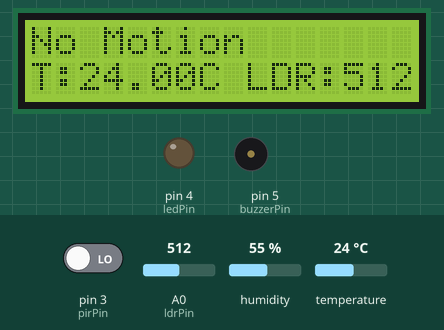
A sketch run on a simulated Arduino Uno, built with avr-gcc and run on an emulated ATmega328P. Parts: 16×2 character LCD, output pins drawn as LEDs (lit = HIGH), buzzer (waves = sounding, pin HIGH). The test bench sets the inputs (shaded band); at power-on: pin 3 (pirPin) LOW, A0 (ldrPin) = 512, temperature 24 °C, humidity 55 %. What the sketch prints to the serial monitor is not drawn.

Above: at 3.2 s.
3.3 s: pin 3 (pirPin) driven HIGH
At 5.3 s:
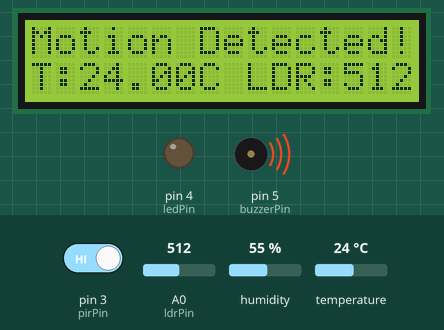
5.6 s: A0 (ldrPin) set to 483
At 7.2 s:
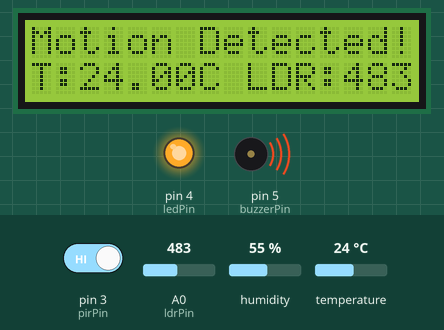
7.7 s: pin 3 (pirPin) driven LOW
At 9.0 s:
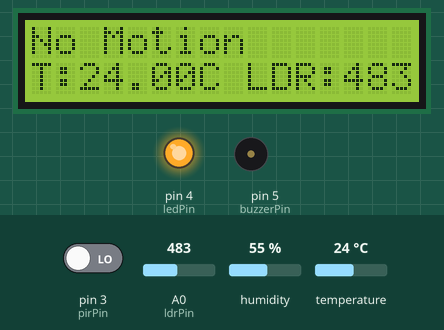
9.8 s: temperature set to 12 °C
At 11.6 s:
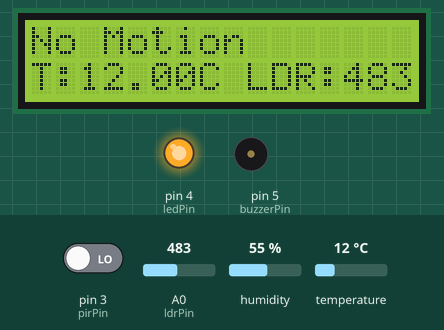
11.9 s: temperature set to 19 °C
At 13.1 s:
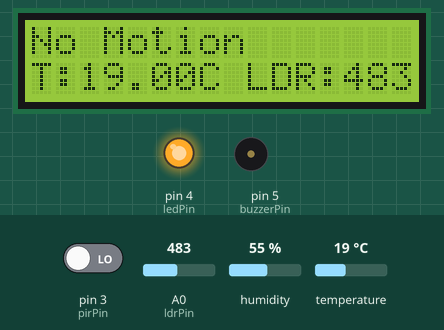
13.9 s: A0 (ldrPin) set to 510
At 15.8 s:
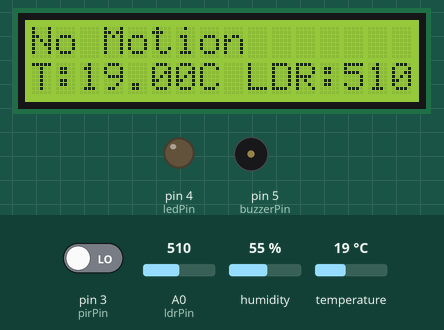
Timing chart, 0 to 17.3 s (numbered marks = the images above; inputs shaded):
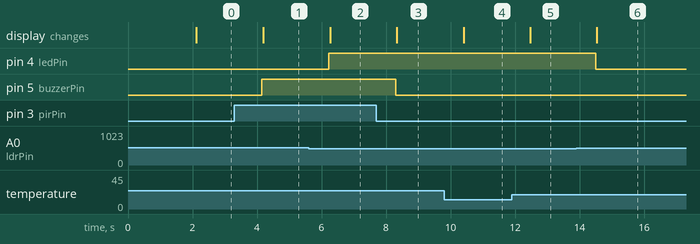

Measured:
- the behaviour switches between 500 and 499 on A0 (ldrPin) (found by bisection; images 1 and 2)
- after the input at 3.3 s, pin 5 (buzzerPin): LOW → HIGH after 0.85 s; the display: changes after 0.89 s (image 1)
- after the input at 5.6 s, pin 4 (ledPin): LOW → HIGH after 0.63 s; the display: changes after 0.67 s (image 2)
- after the input at 7.7 s, pin 5 (buzzerPin): HIGH → LOW after 0.61 s; the display: changes after 0.64 s (image 3)
- after the input at 9.8 s, the display: changes after 0.60 s (image 4)
- after the input at 11.9 s, the display: changes after 0.57 s (image 5)
- after the input at 13.9 s, pin 4 (ledPin): HIGH → LOW after 0.60 s; the display: changes after 0.63 s (image 6)

The sketch:

smart_home.ino
```cpp
#include <DHT.h>
#include <Wire.h>
#include <LiquidCrystal_I2C.h>

#define DHTPIN 2
#define DHTTYPE DHT22

const int pirPin = 3;
const int ledPin = 4;
const int buzzerPin = 5;
const int ldrPin = A0;

DHT dht(DHTPIN, DHTTYPE);

// Initialize LCD (address 0x27, 16 columns x 2 rows)
LiquidCrystal_I2C lcd(0x27, 16, 2);

void setup() {
  Serial.begin(9600);
  pinMode(pirPin, INPUT);
  pinMode(ledPin, OUTPUT);
  pinMode(buzzerPin, OUTPUT);

  dht.begin();
  lcd.init();             // Initialize the LCD
  lcd.backlight();        // Turn on backlight
  lcd.clear();
  lcd.setCursor(0, 0);
  lcd.print("Smart Home Init");
  delay(2000);
  lcd.clear();
}

void loop() {
  float temp = dht.readTemperature();
  float hum = dht.readHumidity();
  int ldrValue = analogRead(ldrPin);
  bool motion = digitalRead(pirPin);

  // Light control: if LDR value is low, turn on LED
  if (ldrValue < 500) {
    digitalWrite(ledPin, HIGH);  // Turn on LED
  } else {
    digitalWrite(ledPin, LOW);   // Turn off LED
  }

  // Intruder detection: if PIR detects motion, turn on buzzer
  if (motion) {
    digitalWrite(buzzerPin, HIGH);  // Turn on buzzer
    lcd.clear();                    // Clear screen before updating
    lcd.setCursor(0, 0);
    lcd.print("Motion Detected!");
    Serial.println("Intruder detected!");
  } else {
    digitalWrite(buzzerPin, LOW);   // Turn off buzzer
    lcd.clear();
    lcd.setCursor(0, 0);
    lcd.print("No Motion");
  }

  // Serial output for debugging
  Serial.print("Temp: ");
  Serial.print(temp);
  Serial.print("°C, Hum: ");
  Serial.print(hum);
  Serial.print("%, Light: ");
  Serial.println(ldrValue);

  // LCD output (Temperature, Humidity, Light, Motion)
  lcd.setCursor(0, 1);
  lcd.print("T:");
  lcd.print(temp);
  lcd.print("C LDR:");
  lcd.print(ldrValue);

  delay(1000);  // Update every second
}
```
